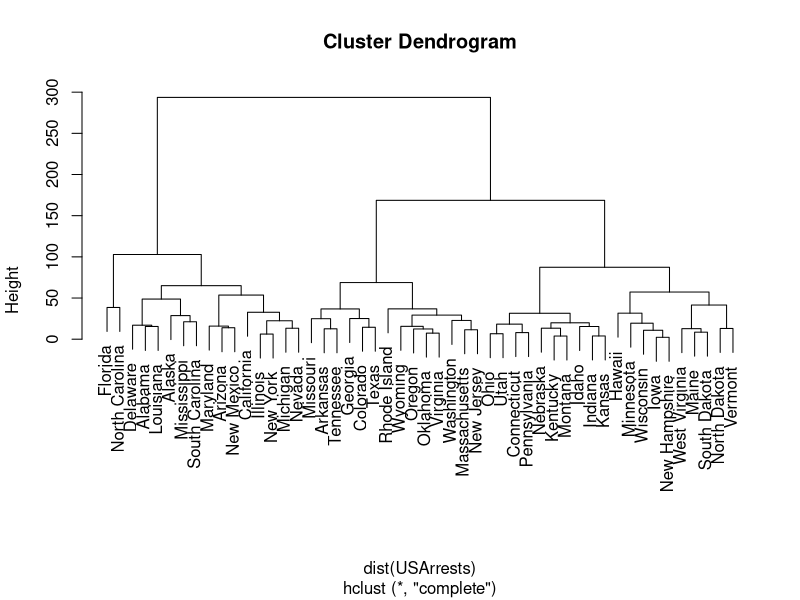
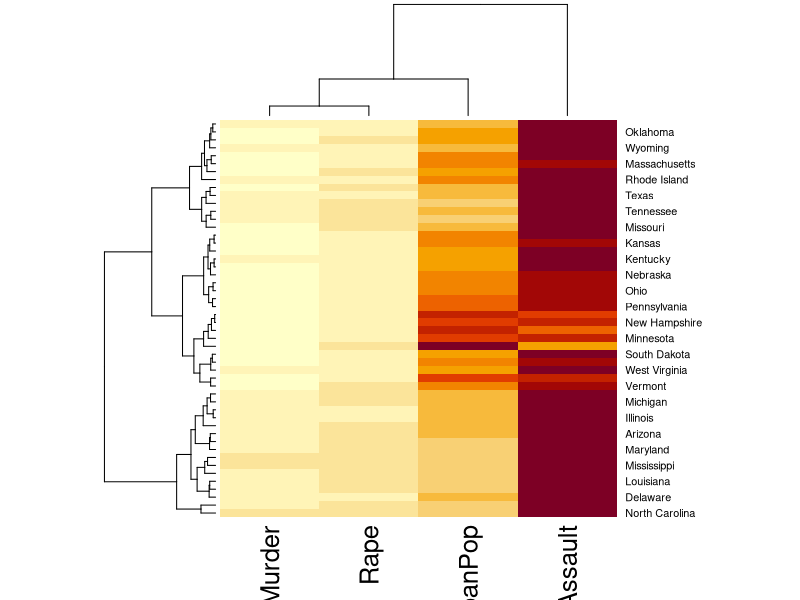

R code for these plots, in order: (Note: this script raises an error after producing the figures.)
cat ("\n\n            C T C  \n             D E M O \n\n")


cat("\n------ Standard clustering with R (not ctc):  -------\n")

data(USArrests)
h = hclust(dist(USArrests))
plot(h)
 
readline("Next")

cat("\n------ Get the ``heatmap'':  -------\n")
heatmap(as.matrix(USArrests))

readline("Next")

cat("\n------ BUILDING HIERARCHICAL CLUSTERING WITH ANOTHER SOFTWARE  -------\n")
cat("\n------ Write data table to Xcluster file format   -------\n")
r2xcluster(USArrests,file='USArrests_xcluster.txt')
readline("Next")

cat("\n------ Write data table to cluster file format   -------\n")
r2cluster(USArrests,file='USArrests_cluster.txt')
readline("Next")

cat("\n------ Hierarchical clustering (need Xcluster tool  by Gavin Sherlock)  -------\ntry:\n\nh.xcl=xcluster(USArrests)\nplot(h.xcl)
") 



readline("Next")



hr = hclust(dist(USArrests))
hc = hclust(dist(t(USArrests)))
cat("\n------  USING OTHER VISUALIZATION SOFTWARES  -------\n")

cat("\n------  Export hclust objects to Newick format files  -------\n")
write(hc2Newick(hr),file='hclust.newick')
readline("Next")

cat("\n------  Export hclust objects to Freeview or Treeview
visualization softwares  -------\n")
r2atr(hc,file="cluster.atr")
r2gtr(hr,file="cluster.gtr")
r2cdt(hr,hc,USArrests ,file="cluster.cdt")
readline("Next")


cat("\n------  Clustering and Export hclust objects to Freeview or Treeview
visualization softwares  -------\n")

hclust2treeview(USArrests,file="cluster.cdt")

